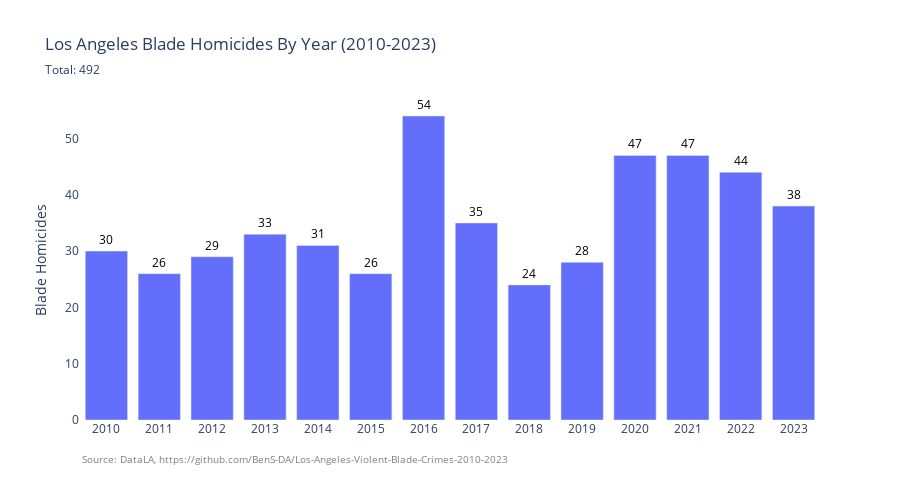

This figure's notebook cell:
### Code cell
hom_year = blade_homicide['YEAR'].value_counts().sort_index()
fig_year = px.bar(hom_year,
                  x=hom_year.index,
                  y=hom_year.values, 
                  title = 'Los Angeles Blade Homicides By Year (2010-2023)',
                  subtitle = 'Total: 492',
                  text = hom_year.values)
fig_year.update_layout(xaxis_title = "",yaxis_title="Blade Homicides", height = 500)
fig_year.update_xaxes(type='category')
fig_year.update_layout(
    paper_bgcolor='rgba(0, 0, 0, 0)',
    plot_bgcolor='rgba(0, 0, 0, 0)'
)
fig_year.update_traces(textposition='outside')
fig_year.update_traces(textfont_color='black')
fig_year.add_annotation(
    text=f"Source: DataLA, https://github.com/BenS-DA/Los-Angeles-Violent-Blade-Crimes-2010-2023",
    showarrow=False,
    x=0,
    y=-0.15,
    xref="paper",
    yref="paper",
    xanchor="left",
    yanchor="bottom",
    font=dict(size=10, color="grey"),
    align="left"
)

fig_year.show()

### Figure 1 — Plotly figure (JSON) as saved in the notebook; plotly's stock layout.template omitted (floating-point values rounded to 4 significant figures)
{"data": [{"hovertemplate": "YEAR=%{x}<br>y=%{y}<br>text=%{text}<extra></extra>", "legendgroup": "", "marker": {"color": "#636efa", "pattern": {"shape": ""}}, "name": "", "orientation": "v", "showlegend": false, "text": [30.0, 26.0, 29.0, 33.0, 31.0, 26.0, 54.0, 35.0, 24.0, 28.0, 47.0, 47.0, 44.0, 38.0], "textfont": {"color": "black"}, "textposition": "outside", "type": "bar", "x": [2010, 2011, 2012, 2013, 2014, 2015, 2016, 2017, 2018, 2019, 2020, 2021, 2022, 2023], "xaxis": "x", "y": [30, 26, 29, 33, 31, 26, 54, 35, 24, 28, 47, 47, 44, 38], "yaxis": "y"}], "layout": {"annotations": [{"align": "left", "font": {"color": "grey", "size": 10}, "showarrow": false, "text": "Source: DataLA, https://github.com/BenS-DA/Los-Angeles-Violent-Blade-Crimes-2010-2023", "x": 0, "xanchor": "left", "xref": "paper", "y": -0.15, "yanchor": "bottom", "yref": "paper"}], "barmode": "relative", "height": 500, "legend": {"tracegroupgap": 0}, "paper_bgcolor": "rgba(0, 0, 0, 0)", "plot_bgcolor": "rgba(0, 0, 0, 0)", "title": {"subtitle": {"text": "Total: 492"}, "text": "Los Angeles Blade Homicides By Year (2010-2023)"}, "xaxis": {"anchor": "y", "domain": [0, 1], "title": {"text": ""}, "type": "category"}, "yaxis": {"anchor": "x", "domain": [0, 1], "title": {"text": "Blade Homicides"}}}}
